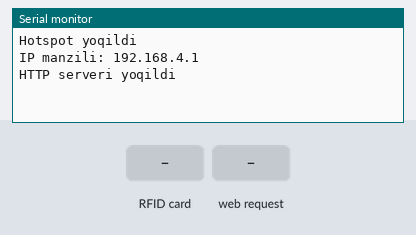
Bench run of a sketch on a simulated ESP8266 (NodeMCU). Parts: the last lines printed to the serial monitor. The inputs (shaded band) are chosen by the test bench.

Above: at 1.2 s.
1.3 s: RFID card 5E 7A 19 C4 held to the reader
At 2.5 s:
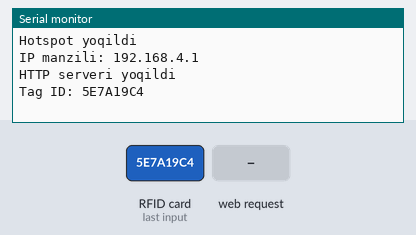
2.8 s: HTTP request GET /open received
At 4.0 s:
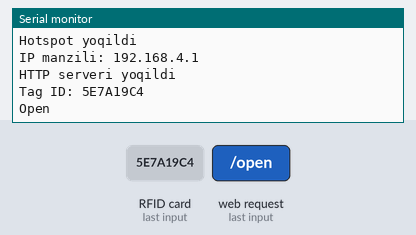
4.3 s: HTTP request GET /close received
At 5.5 s:
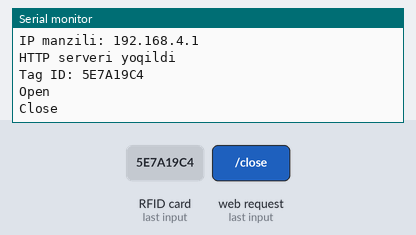

The sketch:

NFCBarrier.ino
```cpp
#include <SPI.h>
#include <MFRC522.h>
#include <ESP8266WiFi.h>
#include <ESP8266WebServer.h>
#include <ArduinoJson.h>
//#include <Servo.h>

//const int SP = D1;
//Servo Srv;

#define RST_PIN D3
#define SS_PIN D8

const char* ssid = "with TEST";
const char* password = "12345678.";

MFRC522 mfrc522(SS_PIN, RST_PIN);
ESP8266WebServer server(80);

String tagId = "";

void setup() {
  Serial.begin(115200);
  SPI.begin();
  mfrc522.PCD_Init();

  //Srv.attach(SP);

  // WiFi Hotspotini yoqish
  WiFi.softAP(ssid, password);
  Serial.println("Hotspot yoqildi");
  Serial.print("IP manzili: ");
  Serial.println(WiFi.softAPIP());

  server.on("/read", handleTagRead);
  server.on("/open", handleOpen);
  server.on("/close", handleClose);
  server.begin();
  Serial.println("HTTP serveri yoqildi");
}

void loop() {
  server.handleClient();
  if (mfrc522.PICC_IsNewCardPresent() && mfrc522.PICC_ReadCardSerial()) {
    tagId = "";
    for (byte i = 0; i < mfrc522.uid.size; i++) {
      char hex[4];
      sprintf(hex, "%02X", mfrc522.uid.uidByte[i]);
      tagId += String(hex);
    }
    Serial.println("Tag ID: " + tagId);

    mfrc522.PICC_HaltA();
  }

  delay(50);
}

void handleTagRead() {
  StaticJsonDocument<200> doc;
  if (tagId.length() > 0) {
    doc["status"] = 1;
    doc["id"] = tagId;
    String jsonString;
    serializeJson(doc, jsonString);
    server.sendHeader("Access-Control-Allow-Origin", "*");
    server.send(200, "application/json", jsonString);
    tagId = "";
  } else {
    doc["status"] = 0;
    doc["id"] = "0";
    String jsonString;
    serializeJson(doc, jsonString);
    server.sendHeader("Access-Control-Allow-Origin", "*");
    server.send(200, "application/json", jsonString);
  }
}

void handleOpen() {
  //Srv.write(180);
  Serial.println("Open");
  server.sendHeader("Access-Control-Allow-Origin", "*");
  server.send(200, "text/plain", "OK");
}

void handleClose() {
  //Srv.write(0);
  Serial.println("Close");
  server.sendHeader("Access-Control-Allow-Origin", "*");
  server.send(200, "text/plain", "OK");
}
```

Measured:
- after the input at 1.3 s, the serial monitor: prints a new line at once (image 1)
- after the input at 2.8 s, the serial monitor: prints a new line at once (image 2)
- after the input at 4.3 s, the serial monitor: prints a new line at once (image 3)
